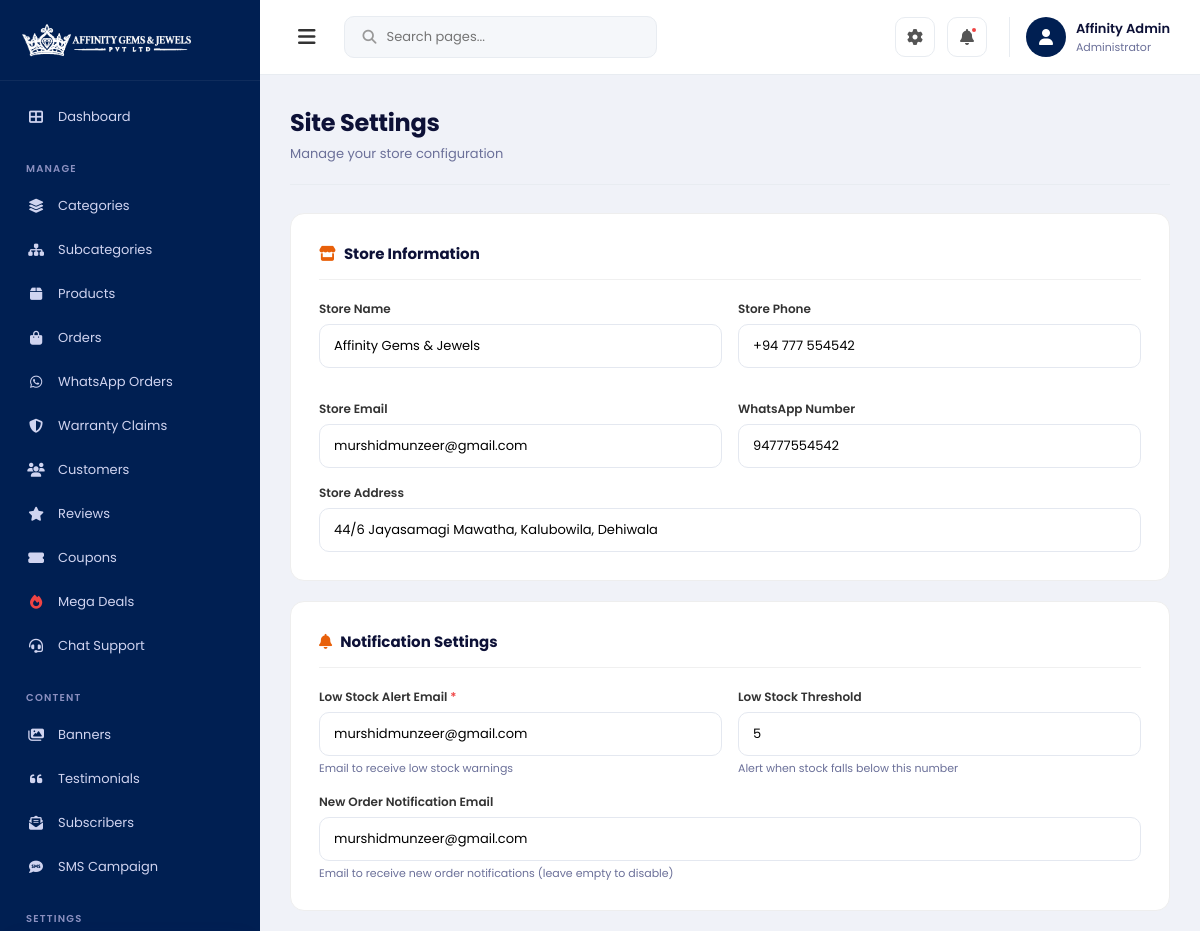
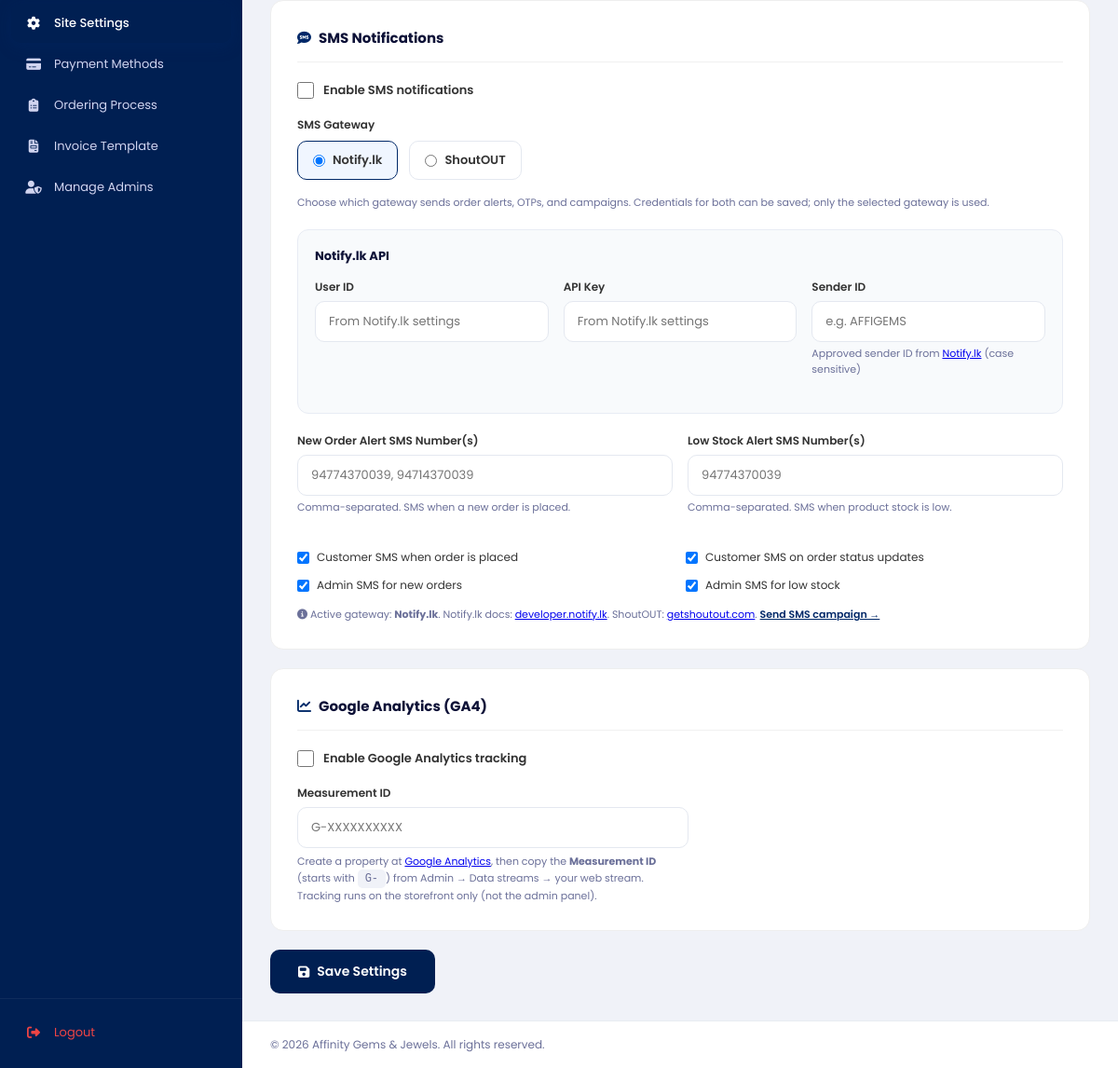
The page /admin/site-settings.php (signed in) on the database its author committed (2 pictures, top to bottom).
### tables this page shows
CREATE TABLE IF NOT EXISTS `site_settings` (
    `id` INT AUTO_INCREMENT PRIMARY KEY,
    `setting_key` VARCHAR(100) NOT NULL UNIQUE,
    `value` TEXT NULL,
    `updated_at` DATETIME DEFAULT CURRENT_TIMESTAMP ON UPDATE CURRENT_TIMESTAMP,
    INDEX `idx_settings_key` (`setting_key`)
);

### admin/site-settings.php (the view, shortened to what the rows shown need)
<?php
require_once __DIR__ . '/../dal/SiteSettingsDAL.php';
$settingsDAL = new SiteSettingsDAL();
$settings = $settingsDAL->getAll();
$storeName = $settings['store_name'] ?? (defined('ADMIN_BRAND') ? ADMIN_BRAND : 'Affinity Gems & Jewels');
$smsOrderPlaced = ($settings['sms_order_placed_enabled'] ?? '1') === '1';
$smsOrderStatus = ($settings['sms_order_status_enabled'] ?? '1') === '1';
$smsAdminNewOrder = ($settings['sms_admin_new_order_enabled'] ?? '1') === '1';
$smsAdminLowStock = ($settings['sms_admin_low_stock_enabled'] ?? '1') === '1';
?>
<!DOCTYPE html>
<html lang="en">
<head>
    <link rel="stylesheet" href="<?php echo BASE_URL; ?>assets/css/admin.css">
    <link rel="stylesheet" href="https://cdnjs.cloudflare.com/ajax/libs/font-awesome/6.5.0/css/all.min.css">
</head>
<body>
    <div class="admin-layout">
        <main class="main-content">
            <div class="dashboard-content">
                <div class="page-header">
                    <div>
                        <h1 class="page-title">Site Settings</h1>
                    </div>
                </div>
                <form method="POST">
                    <div class="content-card" style="background:#fff; border:1px solid #eee; border-radius:14px; padding:28px; margin-bottom:20px;">
                        <div style="display:grid; grid-template-columns:1fr 1fr; gap:16px;">
                            <div class="form-group" style="margin-bottom:16px;">
                                <label style="display:block; font-size:12px; font-weight:600; color:#333; margin-bottom:6px;">Store Name</label>
                                <input type="text" name="store_name" value="<?php echo htmlspecialchars($storeName); ?>" style="width:100%; padding:11px 14px; border:1.5px solid #e4e8f0; border-radius:10px; font-family:'Poppins',sans-serif; font-size:13px; outline:none;">
                            </div>
                        </div>
                    </div>
                    <div class="content-card" style="background:#fff; border:1px solid #eee; border-radius:14px; padding:28px; margin-bottom:20px;">
                        <div style="display:grid; grid-template-columns:1fr 1fr; gap:12px;">
                            <label style="display:flex; align-items:center; gap:8px; font-size:12px; color:#333; cursor:pointer;">
                                <input type="checkbox" name="sms_order_placed_enabled" value="1" <?php echo $smsOrderPlaced ? 'checked' : ''; ?>> Customer SMS when order is placed
                            </label>
                            <label style="display:flex; align-items:center; gap:8px; font-size:12px; color:#333; cursor:pointer;">
                                <input type="checkbox" name="sms_order_status_enabled" value="1" <?php echo $smsOrderStatus ? 'checked' : ''; ?>> Customer SMS on order status updates
                            </label>
                            <label style="display:flex; align-items:center; gap:8px; font-size:12px; color:#333; cursor:pointer;">
                                <input type="checkbox" name="sms_admin_new_order_enabled" value="1" <?php echo $smsAdminNewOrder ? 'checked' : ''; ?>> Admin SMS for new orders
                            </label>
                            <label style="display:flex; align-items:center; gap:8px; font-size:12px; color:#333; cursor:pointer;">
                                <input type="checkbox" name="sms_admin_low_stock_enabled" value="1" <?php echo $smsAdminLowStock ? 'checked' : ''; ?>> Admin SMS for low stock
                            </label>
                        </div>
                    </div>
                </form>
            </div>
        </main>
    </div>
</body>
</html>

### rows shown on the page
site_settings: store_name "Affinity Gems & Jewels", sms_order_placed_enabled "☑", sms_order_status_enabled "☑", sms_admin_new_order_enabled "☑", sms_admin_low_stock_enabled "☑"

### other values the page prints
$adminName "Affinity Admin"
$smsProvider === 'shoutout' ? 'ShoutOUT' : 'Notify.lk' "Notify.lk"
ADMIN_BRAND "Affinity Gems & Jewels"
